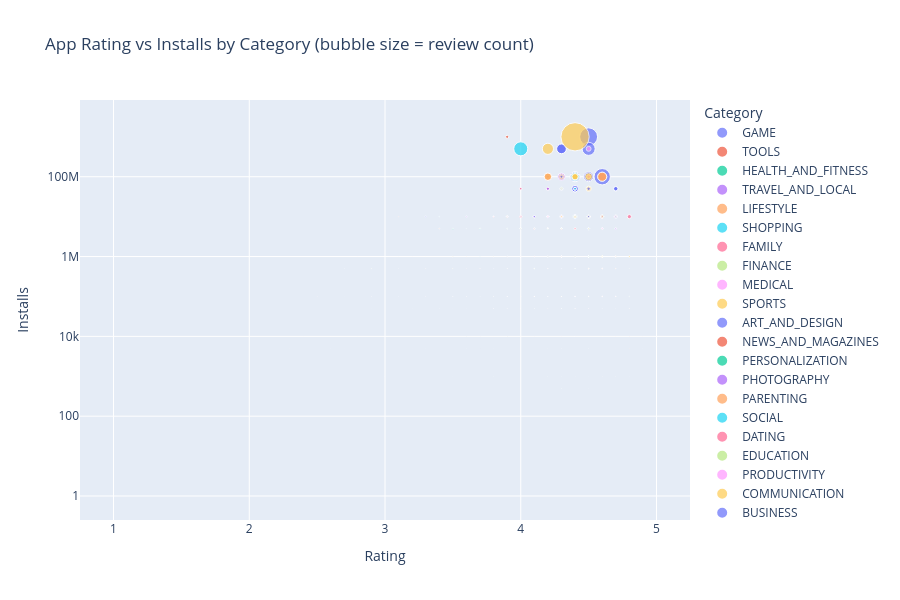

Source (notebook cell):
### Markdown cell above
### Interactive Visualization: Rating vs Installs by Category (Plotly)

### Code cell
import plotly.express as px

sample_df = apps_clean.sample(min(1000, len(apps_clean)), random_state=42)  # sample for readable plot

fig = px.scatter(sample_df, x="Rating", y="Installs", color="Category",
                  size="Reviews", hover_data=["App"],
                  title="App Rating vs Installs by Category (bubble size = review count)",
                  log_y=True)
fig.update_layout(height=600)
fig.show()
